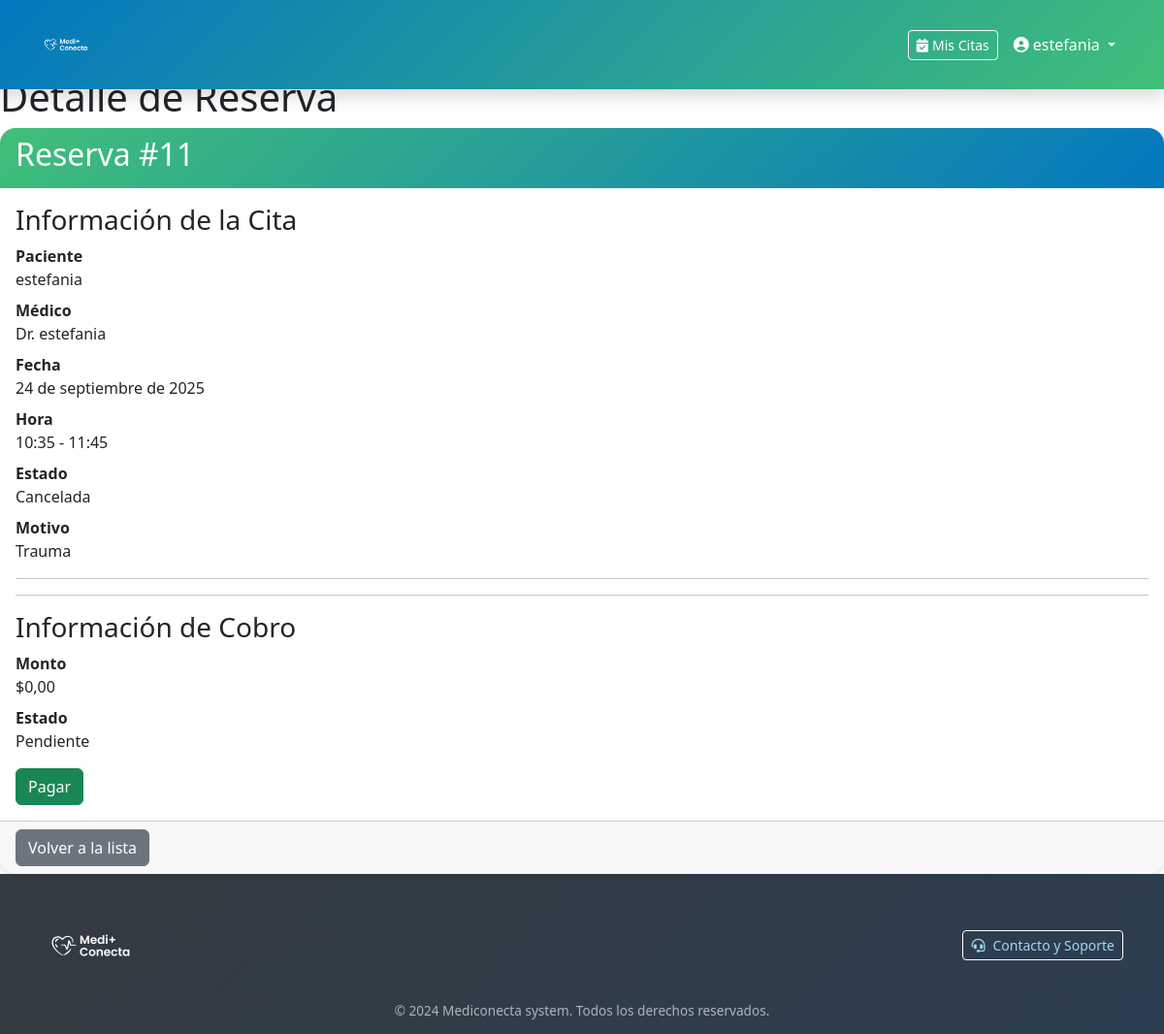
/citas/reservas/11/ (signed in), run on the app's committed database.
### citas/models.py (models this page shows, shortened)
class Reserva(models.Model):
    paciente = models.ForeignKey(Paciente, on_delete=models.CASCADE, related_name='reservas')
    medico = models.ForeignKey(Medico, on_delete=models.CASCADE, related_name='reservas')
    fecha = models.DateField()
    hora_inicio = models.TimeField()
    hora_fin = models.TimeField()
    motivo = models.TextField()
    estado = models.CharField(
        max_length=20,
        choices=EstadoReserva.choices,
        default=EstadoReserva.PENDIENTE
    )
    fecha_creacion = models.DateTimeField(auto_now_add=True)
    fecha_modificacion = models.DateTimeField(auto_now=True)
    class Meta:
        ordering = ['fecha', 'hora_inicio']
    def puede_cancelar(self):
        return self.estado in [EstadoReserva.PENDIENTE, EstadoReserva.CONFIRMADA]

class Cobro(models.Model):
    reserva = models.OneToOneField(Reserva, on_delete=models.CASCADE, related_name='cobro')
    monto = models.DecimalField(max_digits=10, decimal_places=2)
    pagado = models.BooleanField(default=False)
    fecha_pago = models.DateTimeField(null=True, blank=True)
    metodo_pago = models.CharField(max_length=50, blank=True)

### pacientes/models.py (models this page shows)
class Paciente(models.Model):
    user = models.OneToOneField(User, on_delete=models.CASCADE, related_name="paciente")
    rut = models.CharField(max_length=20, blank=True)
    telefono = models.CharField(max_length=30, blank=True)
    fecha_nacimiento = models.DateField(null=True, blank=True)
    direccion = models.CharField(max_length=255, blank=True)
    grupo_sanguineo = models.CharField(max_length=10, blank=True)
    alergias = models.TextField(blank=True)
    def __str__(self):
        return self.user.get_full_name() or self.user.username

### medicos/models.py (models this page shows)
class Medico(models.Model):
    user = models.OneToOneField(User, on_delete=models.CASCADE, related_name="medico")
    especialidad = models.ForeignKey(Especialidad, on_delete=models.SET_NULL, null=True, related_name="medicos")
    registro_colegio = models.CharField(max_length=60, blank=True)
    telefono = models.CharField(max_length=30, blank=True)
    horario_inicio = models.TimeField(null=True, blank=True)
    horario_fin = models.TimeField(null=True, blank=True)
    disponible = models.BooleanField(default=True)
    def __str__(self):
        return self.user.get_full_name() or self.user.username

### citas/views.py (the view)
# urls.py: path("reservas/<int:pk>/", views.reserva_detalle, name="reserva_detalle"),
@login_required
def reserva_detalle(request, pk):
    reserva = get_object_or_404(Reserva, pk=pk)
    if not (hasattr(request.user, 'paciente') and request.user.paciente == reserva.paciente) and \
       not (hasattr(request.user, 'medico') and request.user.medico == reserva.medico):
        messages.error(request, "No tienes permiso para ver esta reserva.")
        return redirect('citas:reserva_lista')
    historial = HistorialMedico.objects.filter(reserva=reserva).first()
    cobro = Cobro.objects.filter(reserva=reserva).first()
    return render(request, 'citas/reserva_detalle.html', {
        'reserva': reserva,
        'historial': historial,
        'cobro': cobro
    })

### templates/citas/reserva_detalle.html (shortened to what this page needs)
{% extends "base.html" %}
{% block content %}
<h1>Detalle de Reserva</h1>
<div class="card">
    <div class="card-header">
        <h2>Reserva #{{ reserva.id }}</h2>
    </div>
    <div class="card-body">
        <h3>Información de la Cita</h3>
        <dl>
            <dt>Paciente</dt>
            <dd>{{ reserva.paciente }}</dd>
            <dt>Médico</dt>
            <dd>Dr. {{ reserva.medico }}</dd>
            <dt>Fecha</dt>
            <dd>{{ reserva.fecha }}</dd>
            <dt>Hora</dt>
            <dd>{{ reserva.hora_inicio }} - {{ reserva.hora_fin }}</dd>
            <dt>Estado</dt>
            <dd>{{ reserva.get_estado_display }}</dd>
            <dt>Motivo</dt>
            <dd>{{ reserva.motivo }}</dd>
        </dl>
        <hr>
        <hr>
        {% if cobro %}
            <h3>Información de Cobro</h3>
            <dl>
                <dt>Monto</dt>
                <dd>${{ cobro.monto }}</dd>
                <dt>Estado</dt>
                <dd>{% if cobro.pagado %}Pagado{% else %}Pendiente{% endif %}</dd>
            </dl>
            {% if not cobro.pagado %}
                {% if user.paciente == reserva.paciente %}
                    <a href="{% url 'citas:cobro_pagar' reserva.id %}" class="btn btn-success">Pagar</a>
                {% elif user.medico == reserva.medico %}
                    <a href="{% url 'citas:cobro_actualizar' reserva.id %}" class="btn btn-primary">Actualizar Cobro</a>
                {% endif %}
            {% endif %}
        {% endif %}
    </div>
    <div class="card-footer">
        <a href="{% url 'citas:reserva_lista' %}" class="btn btn-secondary">Volver a la lista</a>
    </div>
</div>
{% endblock %}

### templates/base.html (shortened to what this page needs)
{% load static %}
<!DOCTYPE html>
<html lang="es">
<head>
    <link href="https://cdn.jsdelivr.net/npm/bootstrap@5.3.0/dist/css/bootstrap.min.css" rel="stylesheet">
    <link rel="stylesheet" href="https://cdnjs.cloudflare.com/ajax/libs/font-awesome/6.4.0/css/all.min.css">
    <link rel="stylesheet" href="{% static 'css/variables.css' %}">
    <link rel="stylesheet" href="{% static 'css/custom.css' %}">
</head>
<body class="d-flex flex-column min-vh-100">
    <header>
        <nav class="navbar navbar-expand-lg navbar-dark fixed-top">
            <div class="container">
                <a class="navbar-brand" href="{% url 'core:index' %}">
                    <img src="{% static 'images/logo/mediconecta-logo.png' %}" alt="Mediconecta Logo">
                </a>
                <div class="collapse navbar-collapse" id="navbarNav">
                    <div class="navbar-nav ms-auto d-flex align-items-center gap-2">
                        {% if user.is_authenticated %}
                            <div class="nav-item">
                                <a href="{% url 'citas:reserva_lista' %}" class="btn btn-outline-light btn-sm">
                                    <i class="fas fa-calendar-check me-1"></i>Mis Citas
                                </a>
                            </div>
                            <div class="nav-item dropdown">
                                <a class="nav-link dropdown-toggle text-white" href="#" role="button" data-bs-toggle="dropdown">
                                    <i class="fas fa-user-circle me-1"></i>{{ user.username }}
                                </a>
                            </div>
                        {% endif %}
                    </div>
                </div>
            </div>
        </nav>
    </header>
    <main class="flex-grow-1" id="main-content" style="margin-top: 76px;">
        {% block content %}{% endblock %}
    </main>
    <footer class="footer bg-dark text-white pt-4 pb-3 mt-auto">
        <div class="container">
            <div class="row align-items-center mb-2">
                <div class="col-md-6 text-center text-md-start mb-3 mb-md-0">
                    <img src="{% static 'images/logo/mediconecta-logo.png' %}" alt="Mediconecta Logo"
                        class="img-fluid" style="width: 100px; height: auto;">
                </div>
                <div class="col-md-6 text-center text-md-end">
                    <a href="{% url 'contacto:form' %}" class="btn btn-outline-light btn-sm">
                        <i class="fas fa-headset me-2"></i>Contacto y Soporte
                    </a>
                </div>
            </div>
            <div class="row">
                <div class="col-12 text-center">
                    <p class="mb-0" style="color: var(--color-text-muted); font-size: 0.85rem; line-height:1.3;">
                        &copy; 2024 Mediconecta system. Todos los derechos reservados.
                    </p>
                </div>
            </div>
        </div>
    </footer>
</body>
</html>

### static/css/variables.css (style rules this page uses)
:root { --color-primary: #41BF78; --color-secondary: #A0D8EF; --color-accent: #0477BF; --color-success: #41BF78; --color-info: #A0D8EF; --color-warning: #FFC107; --color-danger: #DC3545; --color-light: #F8F9FA; --color-dark: #343A40; --color-text-primary: #212529; --color-text-secondary: #6C757D; --color-text-muted: #ADB5BD; --color-text-white: #FFFFFF; --color-bg-primary: #FFFFFF; --color-bg-secondary: #F8F9FA; --color-bg-dark: #343A40; --gradient-primary: linear-gradient(135deg, rgba(4, 119, 191, 0.85) 0%, rgba(65, 191, 120, 0.6) 50%, rgba(242, 242, 242, 0.8) 100%); --gradient-secondary: linear-gradient(135deg, #41BF78 0%, #369d65 100%); --spacing-xs: 0.25rem; --spacing-sm: 0.5rem; --spacing-md: 1rem; --spacing-lg: 1.5rem; --spacing-xl: 3rem; --border-radius-sm: 0.25rem; --border-radius-md: 0.5rem; --border-radius-lg: 1rem; --border-radius-xl: 1.5rem; --shadow-sm: 0 0.125rem 0.25rem rgba(0, 0, 0, 0.075); --shadow-md: 0 0.5rem 1rem rgba(0, 0, 0, 0.15); --shadow-lg: 0 1rem 3rem rgba(0, 0, 0, 0.175); --transition-fast: 0.15s ease-in-out; --transition-normal: 0.3s ease-in-out; --transition-slow: 0.5s ease-in-out; --font-family-primary: 'Segoe UI', Tahoma, Geneva, Verdana, sans-serif; --font-family-heading: 'Segoe UI', Tahoma, Geneva, Verdana, sans-serif; --font-size-xs: 0.75rem; --font-size-sm: 0.875rem; --font-size-base: 1rem; --font-size-lg: 1.125rem; --font-size-xl: 1.25rem; --font-size-2xl: 1.5rem; --font-size-3xl: 1.875rem; --font-size-4xl: 2.25rem; --font-weight-light: 300; --font-weight-normal: 400; --font-weight-medium: 500; --font-weight-semibold: 600; --font-weight-bold: 700; --font-weight-extrabold: 800; --line-height-tight: 1.25; --line-height-normal: 1.5; --line-height-relaxed: 1.75; --z-dropdown: 1000; --z-sticky: 1020; --z-fixed: 1030; --z-modal-backdrop: 1040; --z-modal: 1050; --z-popover: 1060; --z-tooltip: 1070; }

### static/css/custom.css (style rules this page uses)
* { box-sizing: border-box; }
body { font-family: var(--font-family-primary); line-height: var(--line-height-normal); color: var(--color-text-primary); background-color: var(--color-bg-primary); margin: 0; padding: 0; display: flex; flex-direction: column; min-height: 100vh; }
.navbar { background: linear-gradient(135deg, var(--color-accent) 0%, var(--color-primary) 100%) !important; box-shadow: var(--shadow-md); transition: all var(--transition-normal); min-height: 76px; }
.navbar-brand { display: flex; align-items: center; padding: 0.5rem 0; height: 76px; overflow: hidden; }
.navbar-brand img { height: 55px; width: auto; max-height: calc(100% - 10px); object-fit: contain; transform: scale(1.1); transition: all var(--transition-normal); }
.navbar-nav .nav-link { color: var(--color-text-white) !important; font-weight: var(--font-weight-medium); padding: 0.5rem 1rem; transition: all var(--transition-normal); }
.btn-outline-light { border-color: var(--color-text-white); color: var(--color-text-white); transition: all var(--transition-normal); }
.card { border: none; border-radius: var(--border-radius-lg); box-shadow: var(--shadow-sm); transition: all var(--transition-normal); }
.card-header { background: linear-gradient(135deg, var(--color-primary) 0%, var(--color-accent) 100%); color: var(--color-text-white); border-radius: var(--border-radius-lg) var(--border-radius-lg) 0 0 !important; border: none; }
.footer { background: linear-gradient(135deg, var(--color-dark) 0%, #2c3e50 100%); color: var(--color-text-white); margin-top: auto; }
.footer a { color: var(--color-secondary); text-decoration: none; transition: all var(--transition-normal); }
main { flex: 1; margin-top: 76px; min-height: calc(100vh - 76px - 160px); display: flex; flex-direction: column; }
footer { margin-top: auto; flex-shrink: 0; }
@media (min-width: 992px) { main { min-height: calc(100vh - 76px - 180px); } }

### data on the page
Reserva: id "11", paciente "estefania", medico "estefania", fecha "24 de septiembre de 2025", hora_inicio "10:35", hora_fin "11:45", estado "Cancelada", motivo "Trauma"
Cobro: monto "0,00"

### other printed values
{{ user.username }} "estefania"
